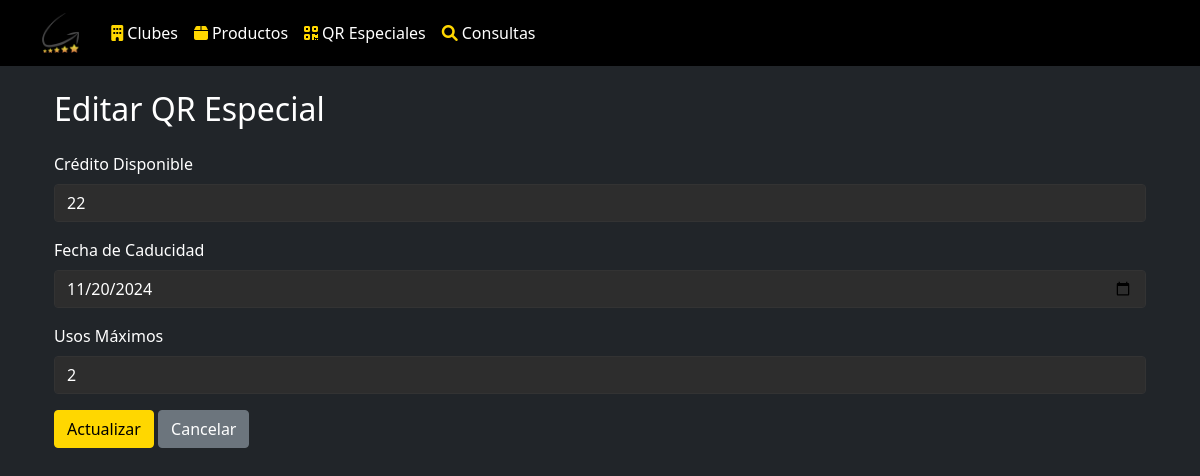
Screenshot of /qr_especiales/editar/3 with the database file from the repository.
### models/qr_especial.py (models this page shows, shortened)
class QREspecial(db.Model):
    __tablename__ = 'qr_especiales'
    id = db.Column(db.Integer, primary_key=True)
    codigo = db.Column(db.String(50), unique=True, nullable=False)
    codigo_producto = db.Column(db.String(20), db.ForeignKey('productos.codigo_producto'))
    credito_disponible = db.Column(db.Integer, nullable=False)
    fecha_caducidad = db.Column(db.Date, nullable=False)
    usos_maximos = db.Column(db.Integer, nullable=False)
    usos_actuales = db.Column(db.Integer, default=0)
    usos_restantes = db.Column(db.Integer, default=0)  # Nuevo campo agregado
    fecha_creacion = db.Column(db.DateTime, default=datetime.utcnow)
    activo = db.Column(db.Boolean, default=True)
    producto = db.relationship('Producto', backref='qr_especiales')

### app.py (the view, shortened to what this page needs)
@app.route('/qr_especiales/editar/<int:id>', methods=['GET', 'POST'])
def editar_qr_especial(id):
    qr = QREspecial.query.get_or_404(id)
    return render_template('qr_especiales/editar.html', qr=qr)

### app.py (called while the page is built)
@app.before_request
def log_request():
    print(f"\n=== Nueva petición ===")
    print(f"Ruta: {request.path}")
    print(f"Método: {request.method}")
    print(f"Datos: {request.get_json(silent=True)}")
    print("======================")

### templates/qr_especiales/editar.html (shortened to what this page needs)
{% extends 'base.html' %}
{% block content %}
<div class="container">
    <h2 class="my-4">Editar QR Especial</h2>
    <form method="post">
        <div class="mb-3">
            <label for="credito_disponible" class="form-label">Crédito Disponible</label>
            <input type="number" class="form-control" id="credito_disponible" name="credito_disponible" value="{{ qr.credito_disponible }}" required>
        </div>
        <div class="mb-3">
            <label for="fecha_caducidad" class="form-label">Fecha de Caducidad</label>
            <input type="date" class="form-control" id="fecha_caducidad" name="fecha_caducidad" value="{{ qr.fecha_caducidad }}" required>
        </div>
        <div class="mb-3">
            <label for="usos_maximos" class="form-label">Usos Máximos</label>
            <input type="number" class="form-control" id="usos_maximos" name="usos_maximos" value="{{ qr.usos_maximos }}" required>
        </div>
        <button type="submit" class="btn btn-primary">Actualizar</button>
        <a href="{{ url_for('listar_qr_especiales') }}" class="btn btn-secondary">Cancelar</a>
    </form>
</div>
{% endblock %}

### static/css/styles.css (style rules this page uses)
:root { --kap-gold: #FFD700; --kap-gold-hover: #DAA520; --dark-bg: #000000; --dark-secondary: #1a1a1a; --dark-light: #2d2d2d; --border-color: #333333; }
body { background-color: var(--dark-bg) !important; color: #fff !important; }
.btn-primary { background-color: var(--kap-gold) !important; border-color: var(--kap-gold) !important; color: #000 !important; font-weight: 500 !important; }
.form-control, .form-select, input[type="text"], input[type="number"], input[type="search"], select, textarea { background-color: var(--dark-light) !important; border-color: var(--border-color) !important; color: #fff !important; }
a { color: var(--kap-gold); text-decoration: none; }
.form-control::placeholder, .form-select::placeholder, input::placeholder, textarea::placeholder, select::placeholder { color: #fff !important; opacity: 0.8 !important; }

### rows the page displays
QREspecial: credito_disponible "22", fecha_caducidad "11/20/2024", usos_maximos "2"
